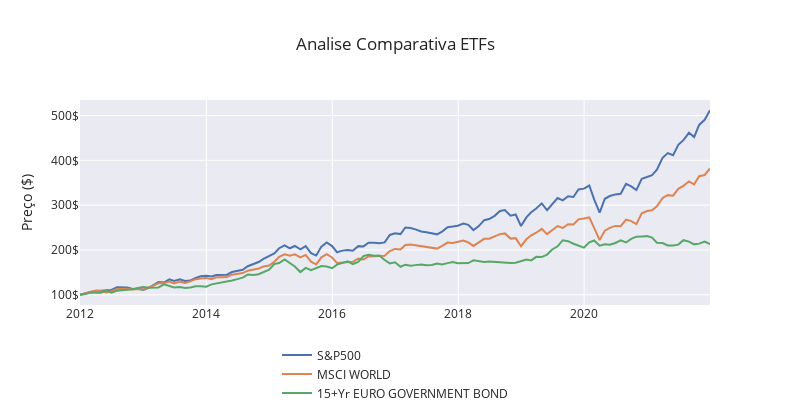

Notebook code for this chart:
### Code cell
# Fazer com que as séries temporais comecem do mesmo ponto
ETFs_mensal = normalize(ETFs_mensal)

# Fazer gráfico vazio
fig = go.Figure()

# Mover legenda para baixo
fig.update_layout(legend=dict(
    yanchor="bottom",
    y=-0.5,
    xanchor="center",
    x=0.5))

# Adicionar as linhas (uma a uma)
fig = fig.add_trace(go.Scatter(x=ETFs_mensal.index, y=ETFs_mensal[tickers[0]], name='S&P500'))
fig = fig.add_trace(go.Scatter(x=ETFs_mensal.index, y=ETFs_mensal[tickers[1]], name='MSCI WORLD'))
fig = fig.add_trace(go.Scatter(x=ETFs_mensal.index, y=ETFs_mensal[tickers[2]], name='15+Yr EURO GOVERNMENT BOND'))

# Acrescentar símbolos de dólar e títulos nos eixos
fig = fig.update_yaxes(title='Preço ($)', ticksuffix='$')

# Acrescentar tema
fig = fig.update_layout(template='seaborn',
                        title='Analise Comparativa ETFs',
                        height=420,
                        width=790)

fig.show()
